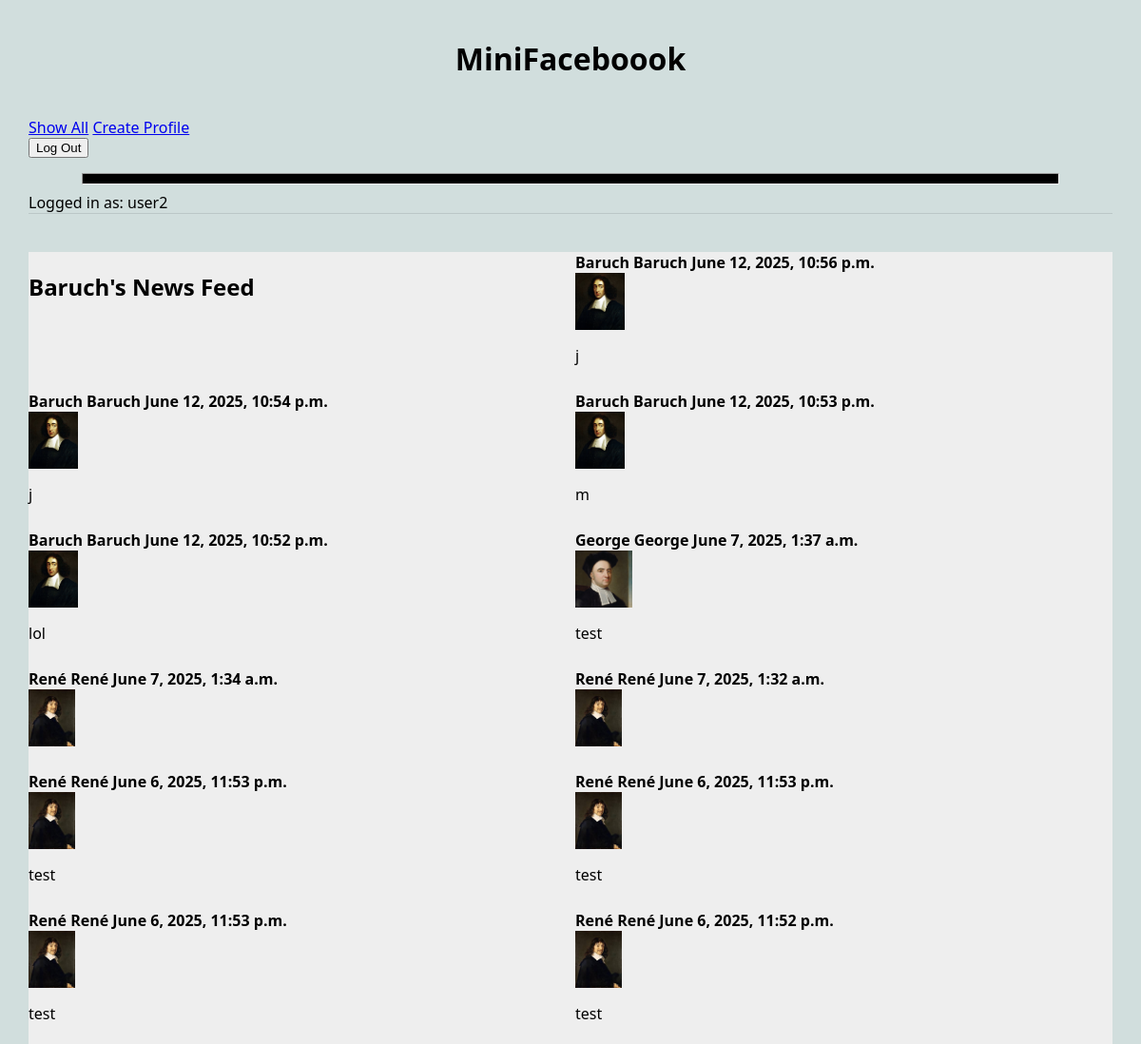
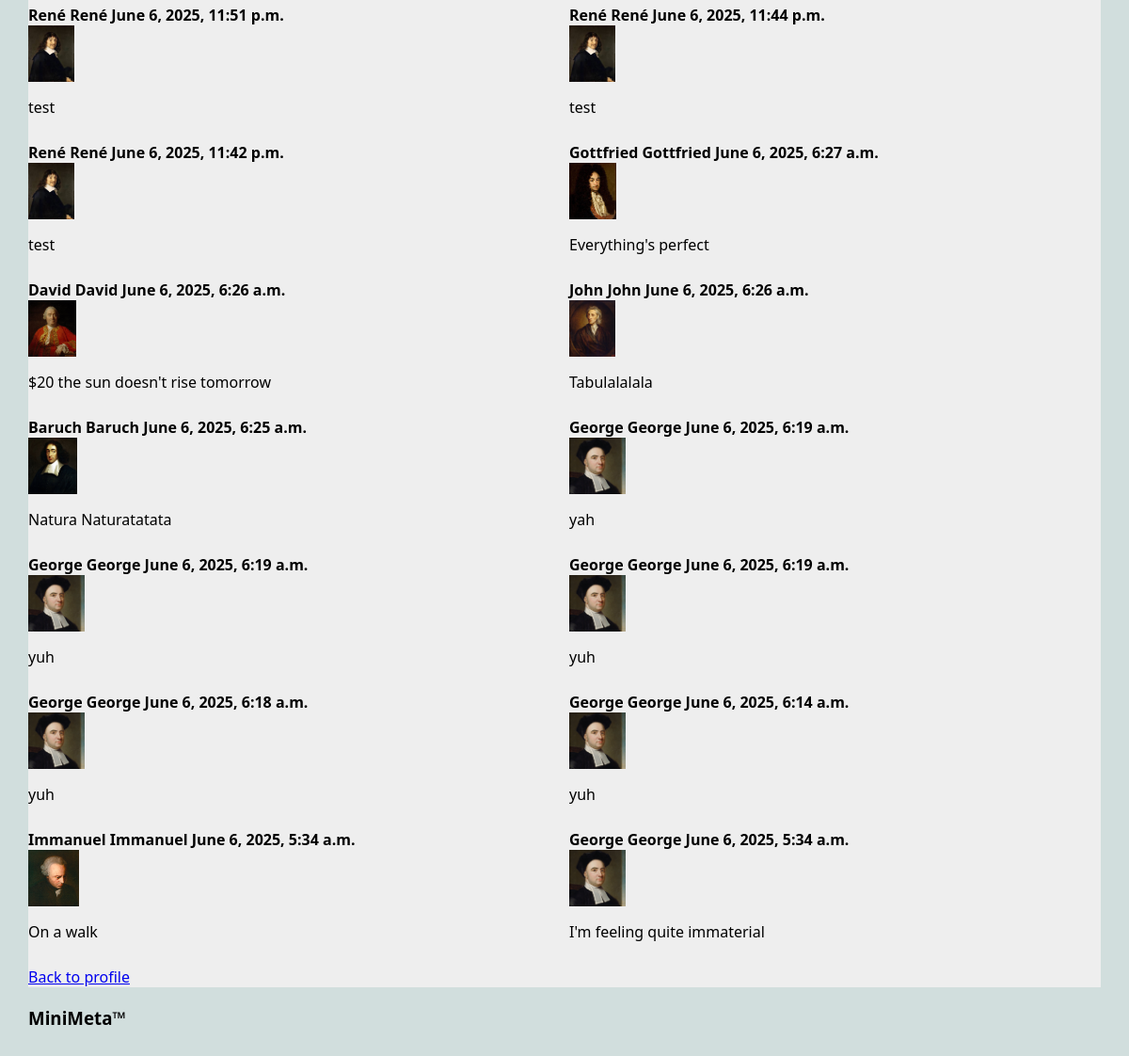
Page /mini_fb/profile/news_feed (signed in) on the committed database (2 pictures, top to bottom).
### mini_fb/models.py (models this page shows, shortened)
class Profile(models.Model):
    first_name = models.TextField(blank=True)
    last_name = models.TextField(blank=True)
    city = models.TextField(blank=True)
    email_address = models.EmailField(blank=True)
    profile_image_file = models.ImageField(blank=True)
    user = models.ForeignKey(User, on_delete=models.CASCADE)
    def get_friends(self):
        friends1 = Friend.objects.filter(profile1=self)
        friends2 = Friend.objects.filter(profile2=self)
        friend_list = []
        for f in friends1:
            friend_list.append(f.profile2)
        for f in friends2:
            friend_list.append(f.profile1)
        return friend_list
    def get_news_feed(self):
        profiles_to_include = self.get_friends() + [self]
        all_messages = StatusMessage.objects.filter(profile__in=profiles_to_include).order_by('-timestamp')
        return all_messages

class StatusMessage(models.Model):
    timestamp = models.DateTimeField(auto_now=True)
    message = models.TextField(blank=True)
    profile = models.ForeignKey("Profile", on_delete=models.CASCADE)

### mini_fb/views.py (the view, shortened to what this page needs)
# urls.py: path('profile/news_feed', ShowNewsFeedView.as_view(), name="news_feed",),
class ShowNewsFeedView(LoginRequiredMixin, DetailView):
    def get_object(self):
        user = self.request.user
        profile = Profile.objects.get(user=user)
        return profile
    model = Profile
    context_object_name = 'profile'
    template_name = "mini_fb/news_feed.html"

### mini_fb/templates/mini_fb/news_feed.html
{% extends 'mini_fb/base.html' %}
{% block content %}
<main class="grid-container">
    <h2>{{profile.first_name}}'s News Feed</h2>
        {% for message in profile.get_news_feed %}
            <div>
                <strong>{{message.profile.first_name}} {{message.profile.first_name}} {{message.timestamp}}</strong>
                <img class="status_message_image" src='{{message.profile.profile_image_file.url}}' alt='{{message.profile.profile_image_file.url}}'>
                <p>{{message.message}}</p>
            </div>
        {% endfor %}
            <div>
                <a href="{% url 'show_profile' profile.pk %}">Back to profile</a>
            </div>
</main>
{% endblock %}

### mini_fb/templates/mini_fb/base.html (shortened to what this page needs)
{% load static %}
<html>
    <head>
        <link rel="stylesheet" href="{% static 'styles-blog.css' %}">
    </head>
    <body>
        <header>
            <h1>MiniFaceboook</h1>
            <nav>
                <ul>
                    <li><a href="{% url 'show_all_profiles'%}">Show All</a></li>
                    <li><a href="{% url 'create_profile'%}">Create Profile</a></li>
                    {% if request.user.is_authenticated %}
                    <li>
                        <form action="{% url 'logout' %}" method="POST">
                            <input type="submit" value="Log Out">
                        </form>
                    </li>
                    {% else %}
                    <li><a href="{% url 'login'%}">Login</a></li>
                    {% endif %}
                </ul>
                <hr>
                    {% if request.user.is_authenticated %}
                    Logged in as: {{request.user}}
                    {% else %}
                    Not logged in.
                    {% endif %}
                </nav>
        </header>
    {% block content %}
    {% endblock %}
        <footer>
            <h3>MiniMeta&trade;</h3>
        </footer>
    </body>
</html>

### static/styles-blog.css (style rules this page uses)
body { margin: 30px; background: #d1dedd; font-family:'Segoe UI', Tahoma, Geneva, Verdana, sans-serif; }
ul, li { padding: 0px; list-style-type: none; }
h1 { display: flex; justify-content: center; margin: 40px auto; color: #000000; }
h2, h3 { color: #000000; }
p { color: #000000; }
header { max-width: 1200px; margin: 40px auto; border-bottom: 1px solid #bbc7c7; }
.grid-container { background: #eee; max-width: 900px; display: grid; grid-template-columns: repeat(2, 1fr); grid-gap: 10px; max-width: 1200px; margin: 20px auto; }
hr { height: 10px; width: 90%; background-color: #000000; }
.status_message_image { display: flex; justify-content: right; height: 5vw; width: auto }
nav li { display: inline; }

### rows in the picture
Profile: first_name "Baruch"
StatusMessage: profile.first_name "Baruch", timestamp "June 12, 2025, 10:56 p.m.", profile.profile_image_file (picture), message "j"
StatusMessage: profile.first_name "Baruch", timestamp "June 12, 2025, 10:54 p.m.", profile.profile_image_file (picture), message "j"
StatusMessage: profile.first_name "Baruch", timestamp "June 12, 2025, 10:53 p.m.", profile.profile_image_file (picture), message "m"
StatusMessage: profile.first_name "Baruch", timestamp "June 12, 2025, 10:52 p.m.", profile.profile_image_file (picture), message "lol"
StatusMessage: profile.first_name "George", timestamp "June 7, 2025, 1:37 a.m.", profile.profile_image_file (picture), message "test"
StatusMessage: profile.first_name "René", timestamp "June 7, 2025, 1:34 a.m.", profile.profile_image_file (picture)
StatusMessage: profile.first_name "René", timestamp "June 7, 2025, 1:32 a.m.", profile.profile_image_file (picture)
StatusMessage: profile.first_name "René", timestamp "June 6, 2025, 11:53 p.m.", profile.profile_image_file (picture), message "test"
StatusMessage: profile.first_name "René", timestamp "June 6, 2025, 11:53 p.m.", profile.profile_image_file (picture), message "test"
StatusMessage: profile.first_name "René", timestamp "June 6, 2025, 11:53 p.m.", profile.profile_image_file (picture), message "test"
StatusMessage: profile.first_name "René", timestamp "June 6, 2025, 11:52 p.m.", profile.profile_image_file (picture), message "test"
StatusMessage: profile.first_name "René", timestamp "June 6, 2025, 11:51 p.m.", profile.profile_image_file (picture), message "test"
StatusMessage: profile.first_name "René", timestamp "June 6, 2025, 11:44 p.m.", profile.profile_image_file (picture), message "test"
StatusMessage: profile.first_name "René", timestamp "June 6, 2025, 11:42 p.m.", profile.profile_image_file (picture), message "test"
StatusMessage: profile.first_name "Gottfried", timestamp "June 6, 2025, 6:27 a.m.", profile.profile_image_file (picture), message "Everything's perfect"
StatusMessage: profile.first_name "David", timestamp "June 6, 2025, 6:26 a.m.", profile.profile_image_file (picture), message "$20 the sun doesn't rise tomorrow"
StatusMessage: profile.first_name "John", timestamp "June 6, 2025, 6:26 a.m.", profile.profile_image_file (picture), message "Tabulalalala"
StatusMessage: profile.first_name "Baruch", timestamp "June 6, 2025, 6:25 a.m.", profile.profile_image_file (picture), message "Natura Naturatatata"
StatusMessage: profile.first_name "George", timestamp "June 6, 2025, 6:19 a.m.", profile.profile_image_file (picture), message "yah"
StatusMessage: profile.first_name "George", timestamp "June 6, 2025, 6:19 a.m.", profile.profile_image_file (picture), message "yuh"
StatusMessage: profile.first_name "George", timestamp "June 6, 2025, 6:19 a.m.", profile.profile_image_file (picture), message "yuh"
StatusMessage: profile.first_name "George", timestamp "June 6, 2025, 6:18 a.m.", profile.profile_image_file (picture), message "yuh"
StatusMessage: profile.first_name "George", timestamp "June 6, 2025, 6:14 a.m.", profile.profile_image_file (picture), message "yuh"
StatusMessage: profile.first_name "Immanuel", timestamp "June 6, 2025, 5:34 a.m.", profile.profile_image_file (picture), message "On a walk"
StatusMessage: profile.first_name "George", timestamp "June 6, 2025, 5:34 a.m.", profile.profile_image_file (picture), message "I'm feeling quite immaterial"

### other values in the picture
{{ request.user }} "user2"
